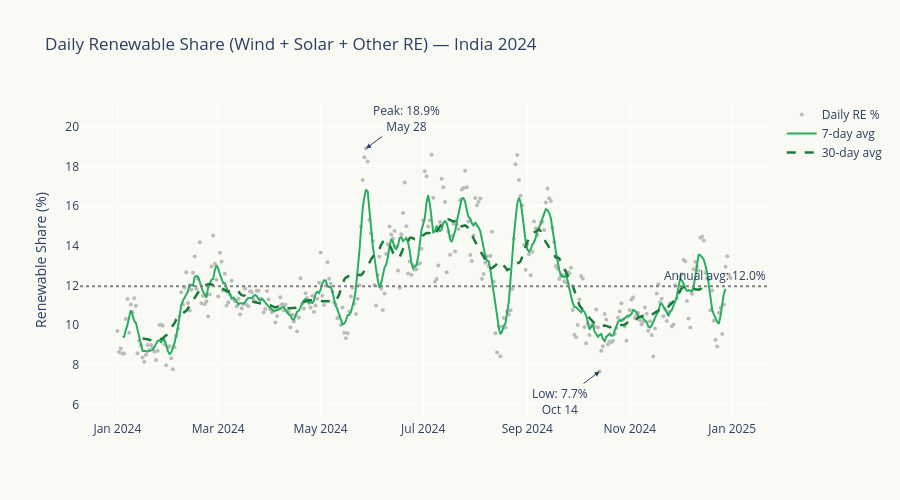

Write notebook code for a chart like this one.
### Markdown cell above
## 1. Daily Renewable Share — The Year at a Glance

### Code cell
fig = go.Figure()

# Raw daily RE share
fig.add_trace(go.Scatter(
    x=df24['date'], y=df24['re_share'],
    mode='markers', marker=dict(size=4, color='#BBBBBB'),
    name='Daily RE %', hovertemplate='RE: %{y:.1f}% | %{x|%b %d}<extra></extra>',
))

# 7-day and 30-day rolling
re7 = df24['re_share'].rolling(7, center=True).mean()
re30 = df24['re_share'].rolling(30, center=True).mean()

fig.add_trace(go.Scatter(
    x=df24['date'], y=re7, mode='lines',
    line=dict(width=2, color='#27AE60'),
    name='7-day avg', hovertemplate='7d: %{y:.1f}%<extra></extra>',
))
fig.add_trace(go.Scatter(
    x=df24['date'], y=re30, mode='lines',
    line=dict(width=2.5, color='#1A7A3A', dash='dash'),
    name='30-day avg', hovertemplate='30d: %{y:.1f}%<extra></extra>',
))

# Annual mean
fig.add_hline(y=df24['re_share'].mean(), line_dash='dot', line_color='grey',
              annotation_text=f'Annual avg: {df24["re_share"].mean():.1f}%')

# Mark peak and trough
peak = df24.loc[df24['re_share'].idxmax()]
trough = df24.loc[df24['re_share'].idxmin()]
fig.add_annotation(x=peak['date'], y=peak['re_share'],
    text=f"Peak: {peak['re_share']:.1f}%<br>{peak['date'].strftime('%b %d')}",
    showarrow=True, arrowhead=2, ax=40, ay=-30)
fig.add_annotation(x=trough['date'], y=trough['re_share'],
    text=f"Low: {trough['re_share']:.1f}%<br>{trough['date'].strftime('%b %d')}",
    showarrow=True, arrowhead=2, ax=-40, ay=30)

fig.update_layout(
    title='Daily Renewable Share (Wind + Solar + Other RE) — India 2024',
    yaxis_title='Renewable Share (%)',
    hovermode='x unified',
    plot_bgcolor='#FAFAF5', paper_bgcolor='#FAFAF5',
    height=500,
)
fig.show()

print(f'Peak RE day: {peak["date"].strftime("%B %d")} — {peak["re_share"]:.1f}%')
print(f'Lowest RE day: {trough["date"].strftime("%B %d")} — {trough["re_share"]:.1f}%')

### Figure 1 — Plotly figure (JSON) as saved in the notebook; plotly's stock layout.template omitted (floating-point values rounded to 4 significant figures; data arrays with more than 128 entries replaced by an {"elided": "..."} marker saying what was removed)
{"data": [{"hovertemplate": "RE: %{y:.1f}% | %{x|%b %d}<extra></extra>", "marker": {"color": "#BBBBBB", "size": 4}, "mode": "markers", "name": "Daily RE %", "type": "scatter", "x": {"elided": "366 str values"}, "y": {"elided": "366 float values"}}, {"hovertemplate": "7d: %{y:.1f}%<extra></extra>", "line": {"color": "#27AE60", "width": 2}, "mode": "lines", "name": "7-day avg", "type": "scatter", "x": {"elided": "366 str values"}, "y": {"elided": "366 float values"}}, {"hovertemplate": "30d: %{y:.1f}%<extra></extra>", "line": {"color": "#1A7A3A", "dash": "dash", "width": 2.5}, "mode": "lines", "name": "30-day avg", "type": "scatter", "x": {"elided": "366 str values"}, "y": {"elided": "366 float values"}}], "layout": {"annotations": [{"showarrow": false, "text": "Annual avg: 12.0%", "x": 1, "xanchor": "right", "xref": "x domain", "y": 11.96, "yanchor": "bottom", "yref": "y"}, {"arrowhead": 2, "ax": 40, "ay": -30, "showarrow": true, "text": "Peak: 18.9%<br>May 28", "x": "2024-05-28T00:00:00", "y": 18.91}, {"arrowhead": 2, "ax": -40, "ay": 30, "showarrow": true, "text": "Low: 7.7%<br>Oct 14", "x": "2024-10-14T00:00:00", "y": 7.658}], "height": 500, "hovermode": "x unified", "paper_bgcolor": "#FAFAF5", "plot_bgcolor": "#FAFAF5", "shapes": [{"line": {"color": "grey", "dash": "dot"}, "type": "line", "x0": 0, "x1": 1, "xref": "x domain", "y0": 11.96, "y1": 11.96, "yref": "y"}], "title": {"text": "Daily Renewable Share (Wind + Solar + Other RE) — India 2024"}, "yaxis": {"title": {"text": "Renewable Share (%)"}}}}
